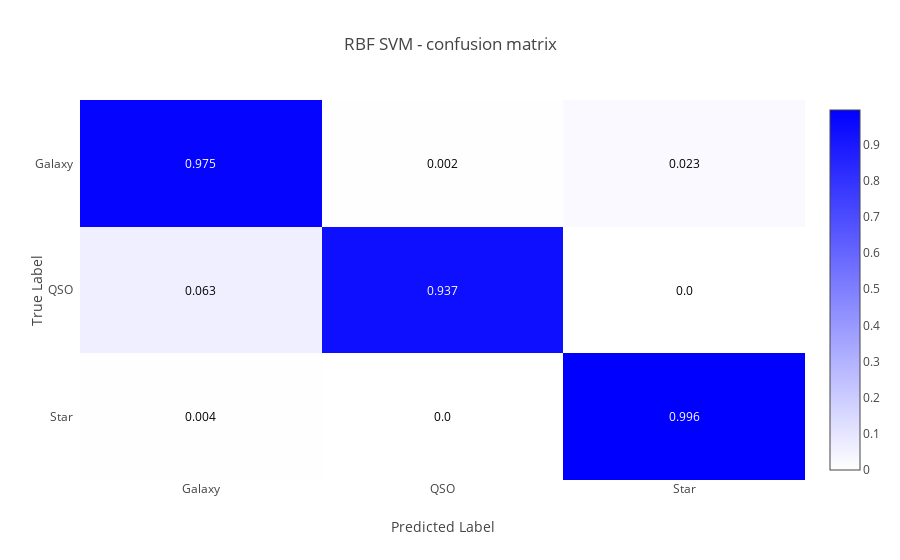

This figure's notebook cell:
### Code cell
# ~-----confusion matrix-----
# compute confusion matrix
y_pred = svc_rbf.predict(X_test)
conf_mtx = confusion_matrix(y_test, y_pred)

# plot confusion matrix
for j in range(3):
  conf_mtx[0][j], conf_mtx[2][j] = conf_mtx[2][j], conf_mtx[0][j]
conf_mtx = np.ndarray.round(conf_mtx.astype(float) / conf_mtx.sum(axis = 1)[:, np.newaxis], 3)

cmColorScale = [[0.0, "rgb(255, 255, 255)"], [1.0, "rgb(0, 0, 255)"]]

z = conf_mtx
x = ["Galaxy", "QSO", "Star"]
y = ["Star", "QSO", "Galaxy"]
figure = ff.create_annotated_heatmap(z, x = x, y = y, colorscale= cmColorScale, showscale = True)
figure['layout']['xaxis']['title']['text'] = "Predicted Label"
figure['layout']['xaxis']['side'] = "bottom"
figure['layout']['yaxis']['title']['text'] = "True Label"
figure['layout']['title'] = "RBF SVM - confusion matrix"
enable_plotly_in_cell()
plotly.offline.iplot(figure, filename="rbfAccuracy")

### Figure 1 — Plotly figure (JSON) as saved in the notebook; plotly's stock layout.template omitted (floating-point values rounded to 4 significant figures)
{"data": [{"uid": "f00ecc98-9730-4ce3-bbf7-4572888384f2", "colorscale": [[0, "rgb(255, 255, 255)"], [1, "rgb(0, 0, 255)"]], "reversescale": false, "showscale": true, "y": ["Star", "QSO", "Galaxy"], "x": ["Galaxy", "QSO", "Star"], "z": [[0.004, 0, 0.996], [0.063, 0.937, 0], [0.975, 0.002, 0.023]], "type": "heatmap"}], "layout": {"title": {"text": "RBF SVM - confusion matrix"}, "annotations": [{"xref": "x", "yref": "y", "text": "0.004", "y": "Star", "x": "Galaxy", "font": {"color": "#000000"}, "showarrow": false}, {"xref": "x", "yref": "y", "text": "0.0", "y": "Star", "x": "QSO", "font": {"color": "#000000"}, "showarrow": false}, {"xref": "x", "yref": "y", "text": "0.996", "y": "Star", "x": "Star", "font": {"color": "#FFFFFF"}, "showarrow": false}, {"xref": "x", "yref": "y", "text": "0.063", "y": "QSO", "x": "Galaxy", "font": {"color": "#000000"}, "showarrow": false}, {"xref": "x", "yref": "y", "text": "0.937", "y": "QSO", "x": "QSO", "font": {"color": "#FFFFFF"}, "showarrow": false}, {"xref": "x", "yref": "y", "text": "0.0", "y": "QSO", "x": "Star", "font": {"color": "#000000"}, "showarrow": false}, {"xref": "x", "yref": "y", "text": "0.975", "y": "Galaxy", "x": "Galaxy", "font": {"color": "#FFFFFF"}, "showarrow": false}, {"xref": "x", "yref": "y", "text": "0.002", "y": "Galaxy", "x": "QSO", "font": {"color": "#000000"}, "showarrow": false}, {"xref": "x", "yref": "y", "text": "0.023", "y": "Galaxy", "x": "Star", "font": {"color": "#000000"}, "showarrow": false}], "xaxis": {"ticks": "", "gridcolor": "rgb(0, 0, 0)", "side": "bottom", "dtick": 1, "title": {"text": "Predicted Label"}}, "yaxis": {"ticks": "", "ticksuffix": "  ", "dtick": 1, "title": {"text": "True Label"}}}}
